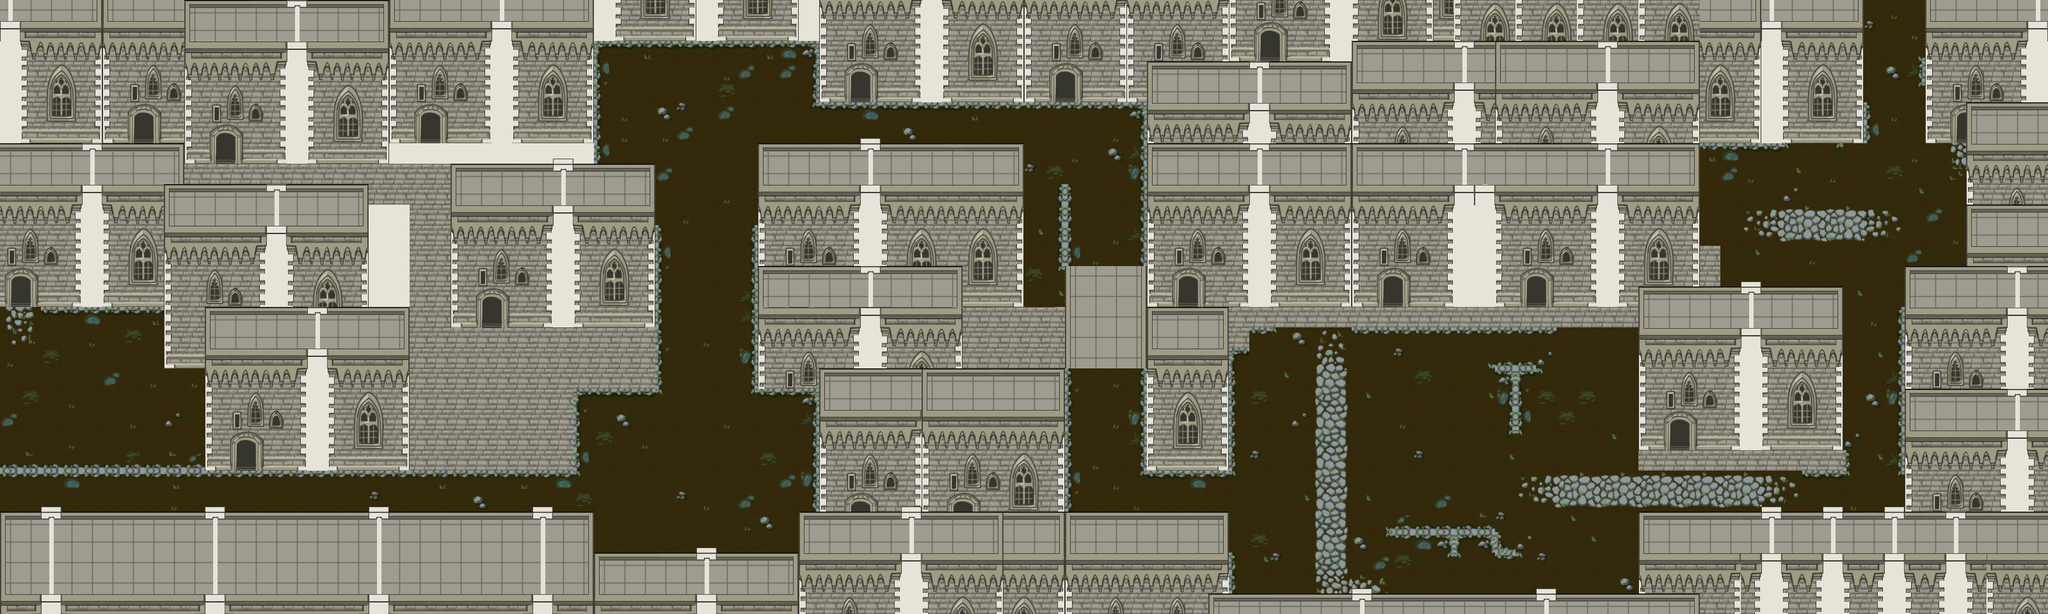

This is a level from a 2D game, rendered from its Tiled map with the project's own tilesets. A one-line summary and the map file follow, with tile-layer data summarised:
An orthogonal 100x30 tile map with 32x32 px tiles, 3 tile layers (Tile Layer 1, Tile Layer 2, Tile Layer 3) and 53 objects.

<map version="1.8" tiledversion="1.8.2" orientation="orthogonal" renderorder="right-down" width="100" height="30" tilewidth="32" tileheight="32" infinite="0" nextlayerid="18" nextobjectid="158">
 <tileset firstgid="1" source="Environment.tsx" />
 <layer id="13" name="Tile Layer 1" width="100" height="30">
  <data>[3000 cells, 1394 non-empty, 115 distinct tile ids]</data>
 </layer>
 <layer id="14" name="Tile Layer 2" width="100" height="30">
  <data>[3000 cells, 926 non-empty, 71 distinct tile ids]</data>
 </layer>
 <layer id="15" name="Tile Layer 3" width="100" height="30">
  <data>[3000 cells, 860 non-empty, 117 distinct tile ids]</data>
 </layer>
 <objectgroup id="4" name="rooms">
  <properties>
   <property name="room" type="bool" value="true" />
  </properties>
  <object id="61" x="801.667" y="721.667" width="580" height="151.667" />
  <object id="62" x="826.667" y="-1.33333" width="517.333" height="647.667" />
  <object id="87" x="29.8333" y="758.833" width="229" height="28.3333">
   <text fontfamily="MS Shell Dlg 2" pixelsize="19" wrap="1" color="#ff6265">Cast spells to assist Robyn</text>
  </object>
  <object id="95" x="2048" y="0" width="192" height="192" />
  <object id="99" x="2602" y="98" width="650" height="681.667" />
  <object id="100" x="930.167" y="628.833" width="345" height="28.3333">
   <text fontfamily="MS Shell Dlg 2" pixelsize="19" wrap="1" color="#ff6265">Use the Stone spell to break obstacles</text>
  </object>
  <object id="101" x="395.5" y="763.833" width="269" height="28.3333">
   <text fontfamily="MS Shell Dlg 2" pixelsize="19" wrap="1" color="#ff6265">Click and drag up to activate</text>
  </object>
  <object id="102" x="1343.8" y="192.924" width="176" height="28.3333">
   <text fontfamily="MS Shell Dlg 2" pixelsize="19" wrap="1" color="#ff6265">This is a checkpoint</text>
  </object>
  <object id="103" x="2673.33" y="286.333" width="354.333" height="28.3333">
   <text fontfamily="MS Shell Dlg 2" pixelsize="19" wrap="1" color="#ff6265">Use the stone spells to distract the enemy</text>
  </object>
  <object id="105" x="1670.84" y="438.5" width="117.667" height="21">
   <text fontfamily="MS Shell Dlg 2" pixelsize="19" wrap="1" color="#359502">"They won't</text>
  </object>
  <object id="107" x="2016.84" y="751.166" width="228.334" height="28.3333">
   <text fontfamily="MS Shell Dlg 2" pixelsize="19" wrap="1" color="#ff6265">Use the wait and go spells</text>
  </object>
  <object id="134" x="968.667" y="118" width="305" height="28.3333">
   <text fontfamily="MS Shell Dlg 2" pixelsize="19" wrap="1" color="#ff6265">Press Esc to pause the game</text>
  </object>
  <object id="155" x="2726.83" y="310.833" width="354.333" height="28.3333">
   <text fontfamily="MS Shell Dlg 2" pixelsize="19" wrap="1" color="#ff6265">&lt;-- You should throw to the left here</text>
  </object>
  <object id="156" x="2020.83" y="771.833" width="228.334" height="28.3333">
   <text fontfamily="MS Shell Dlg 2" pixelsize="19" wrap="1" color="#ff6265">to sneak past the enemy</text>
  </object>
  <object id="157" x="1694.17" y="458.833" width="103.667" height="21">
   <text fontfamily="MS Shell Dlg 2" pixelsize="19" wrap="1" color="#359502">miss this!"</text>
  </object>
 </objectgroup>
 <objectgroup id="17" name="trees">
  <properties>
   <property name="tree" type="bool" value="true" />
  </properties>
  <object id="143" x="186" y="586.5">
   <point />
  </object>
  <object id="144" x="1083.17" y="44.1667">
   <point />
  </object>
  <object id="145" x="2407.33" y="539.333">
   <point />
  </object>
  <object id="146" x="2770" y="196">
   <point />
  </object>
 </objectgroup>
 <objectgroup id="5" name="hero">
  <properties>
   <property name="hero" type="bool" value="true" />
  </properties>
  <object id="59" x="317.333" y="762.667">
   <polyline points="-348.667,2.66667 0,0 230.667,-5.33333 476,-2.66667 685.333,-4 781.333,-4 782.667,-142.667 791.333,-341 793.333,-429.667 810.667,-584.333 1133.33,-584 1308,-582.667 1422.67,-578.667 1420,-12 1966.67,-2.66667 2609.33,0.666667 2610.67,-322.667 2646.67,-460.667 2652.67,-806.667" />
  </object>
 </objectgroup>
 <objectgroup id="12" name="gold">
  <properties>
   <property name="gold" type="bool" value="true" />
  </properties>
  <object id="63" x="1687.34" y="469" width="86.6667" height="85.3333" />
 </objectgroup>
 <objectgroup id="10" name="coliiders">
  <properties>
   <property name="collidable" type="bool" value="true" />
  </properties>
  <object id="67" x="320" y="0" width="576" height="672" />
  <object id="68" x="896" y="320" width="128" height="288" />
  <object id="69" x="1184" y="320" width="472" height="288" />
  <object id="70" x="320" y="832" width="576" height="128" />
  <object id="71" x="896" y="928" width="762" height="32" />
  <object id="74" x="896" y="0" width="32" height="320" />
  <object id="76" x="928" y="-32" width="672" height="32" />
  <object id="77" x="1280" y="0" width="320" height="96" />
  <object id="78" x="1280" y="256" width="376" height="64" />
  <object id="88" x="2560.67" y="832" width="639.333" height="128" />
  <object id="89" x="2976" y="480" width="224" height="352" />
  <object id="90" x="3072" y="0" width="128" height="480" />
  <object id="91" x="1600" y="0" width="192" height="96" />
  <object id="93" x="2570" y="530" width="308" height="142" />
  <object id="114" x="2560" y="0" width="96" height="358" />
  <object id="115" x="2659" y="-3" width="256" height="160" />
  <object id="116" x="3008" y="0" width="96" height="160" />
  <object id="118" x="1792" y="0" width="768" height="354" />
  <object id="148" x="2656" y="160" width="160" height="64" />
 </objectgroup>
 <objectgroup id="11" name="pickup">
  <properties>
   <property name="pickup" type="bool" value="true" />
  </properties>
  <object id="64" x="666.667" y="746.667" width="80" height="57.3333">
   <properties>
    <property name="stone" type="int" value="1" />
   </properties>
  </object>
  <object id="79" x="1068" y="549" width="80" height="57.3333">
   <properties>
    <property name="stone" type="int" value="2" />
   </properties>
  </object>
  <object id="80" x="1688" y="307.333" width="80" height="57.3333">
   <properties>
    <property name="stone" type="int" value="1" />
   </properties>
  </object>
  <object id="85" x="2602.67" y="736.666" width="80" height="57.3333">
   <properties>
    <property name="stone" type="int" value="2" />
   </properties>
  </object>
 </objectgroup>
 <objectgroup id="6" name="enemies">
  <properties>
   <property name="enemy" type="bool" value="true" />
  </properties>
  <object id="86" x="2767" y="343.333">
   <polyline points="0,0 222,-1.15" />
  </object>
  <object id="111" x="2019" y="917.074">
   <polygon points="75.6667,-33.4077 63.3334,-476.741 24,-481.046" />
  </object>
 </objectgroup>
 <objectgroup id="8" name="obstacles">
  <properties>
   <property name="obstacle" type="bool" value="true" />
  </properties>
  <object id="56" x="1001" y="638.666" width="196" height="216" />
  <object id="57" x="1041" y="319.333" width="134.667" height="186.667" />
  <object id="58" x="998.666" y="9.3337" width="237.333" height="286.666" />
  <object id="97" x="1697.33" y="672" width="65.3333" height="93.3333" />
 </objectgroup>
 <objectgroup id="9" name="checkpoint">
  <properties>
   <property name="checkpoint" type="bool" value="true" />
  </properties>
  <object id="83" x="1505.67" y="70.6667" width="156.833" height="125" />
  <object id="84" x="2729.67" y="624" width="160" height="129.667" />
  <object id="106" x="1805.66" y="629.001" width="165.5" height="137.166" />
 </objectgroup>
</map>
